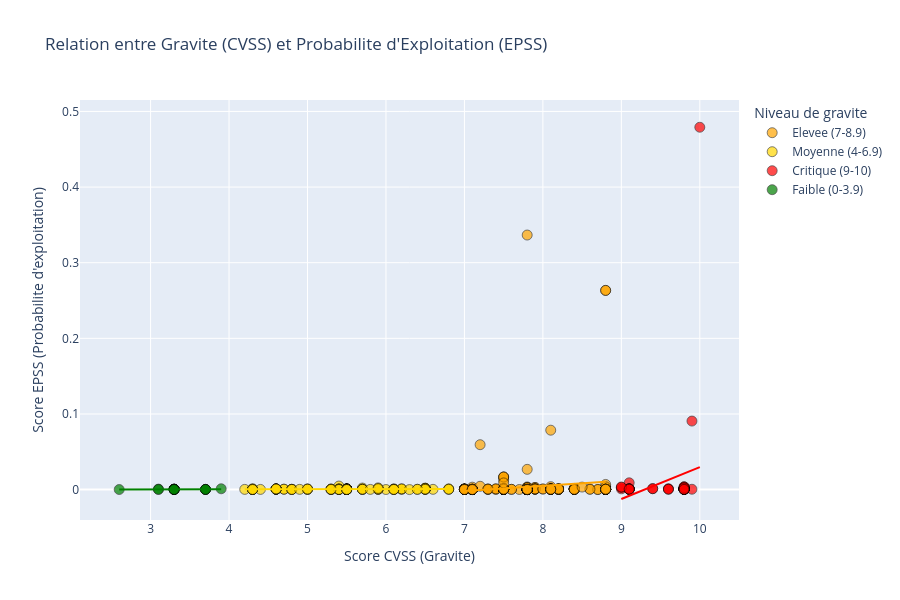

Notebook source saved alongside this figure:
### Code cell
#Scatter plot CVSS vs EPSS (avec Plotly)
import plotly.express as px
import plotly.graph_objects as go
from plotly.subplots import make_subplots

scatter_df = df[df['CVSS Score'].notna() & df['EPSS Score'].notna()].copy()

def get_severity_label(score):
    if score < 4.0:
        return 'Faible (0-3.9)'
    elif score < 7.0:
        return 'Moyenne (4-6.9)'
    elif score < 9.0:
        return 'Elevee (7-8.9)'
    else:
        return 'Critique (9-10)'

scatter_df['Severite'] = scatter_df['CVSS Score'].apply(get_severity_label)

print(f"Nombre de points pour le scatter plot: {len(scatter_df)}")

color_map = {
    'Critique (9-10)': 'red',
    'Elevee (7-8.9)': 'orange',
    'Moyenne (4-6.9)': 'gold',
    'Faible (0-3.9)': 'green'
}


fig = px.scatter(                                                                                   #px = plotly express
    scatter_df,                                                                                     #Données utilisées
    x='CVSS Score',                                                                                 #Score de gravité
    y='EPSS Score',                                                                                 #Probabilité d'exploitation
    color='Severite',
    color_discrete_map=color_map,
    hover_data=['CVE', 'CWE', 'Editeur', 'Type'],                                                   #Ce qu'on voit quand on survole un point
    title='Relation entre Gravite (CVSS) et Probabilite d\'Exploitation (EPSS)',
    labels={                                                                                        #Labels pour les axes
        'CVSS Score': 'Score CVSS (Gravite)',
        'EPSS Score': 'Score EPSS (Probabilite d\'exploitation)',               
        'Severite': 'Niveau de gravite'
    },
    trendline='ols'                                                                                 #Ordinary Least Squares (régression linéaire)
)


fig.update_layout(
    width=900,
    height=600,
    xaxis=dict(showgrid=True),
    yaxis=dict(showgrid=True)
)

fig.update_traces(
    marker=dict(size=10, opacity=0.7, line=dict(width=0.7, color='black'))
)

fig.show()





correlation = scatter_df['CVSS Score'].corr(scatter_df['EPSS Score'])                               #Calcul la corélation
print(f"\nCoefficient de correlation de Pearson entre CVSS et EPSS: {correlation:.4f}")



high_risk = scatter_df[(scatter_df['CVSS Score'] >= 7) & (scatter_df['EPSS Score'] > 0.01)]         #Sélectionne les vulnérabilités à haut risque
print(f"\nVulnerabilites a haut risque (CVSS >= 7 ET EPSS > 0.01): {len(high_risk)}")
if len(high_risk) > 0:
    print("\nCVE a risque prioritaire:")
    for _, row in high_risk.nlargest(5, 'EPSS Score').iterrows():
        print(f"  - {row['CVE']}: CVSS={row['CVSS Score']}, EPSS={row['EPSS Score']:.6f}, Editeur={row['Editeur']}")


print("\n\nAnalyse des résultats")
print(f"""
Coefficient de corrélation de Pearson : 0.1094

Cette corrélation quasi nulle confirme l'absence de lien
linéaire global entre gravité théorique (CVSS) et
probabilité réelle d'exploitation (EPSS). La grande
majorité des points sont écrasés près de EPSS=0, quel
que soit leur niveau de CVSS (catégories Faible, Moyenne,
Élevée, Critique confondues)

Mais, 12 vulnérabilités cumulent un CVSS élevé
(>= 7) ET un EPSS significatif (> 0.01), ce qui en fait
des cibles prioritaires de remédiation, on a :

CVE-2026-10520 : CVSS=10.0, EPSS=0.4791 (Ivanti)
CVE-2026-43500 : CVSS=7.8,  EPSS=0.3366 (Linux)
CVE-2026-43284 : CVSS=8.8,  EPSS=0.2634 (Linux)
CVE-2026-10523 : CVSS=9.9,  EPSS=0.0906 (Ivanti)
... (8 autres CVE dans la même zone)

Ces outliers concentrent l'impact potentiel maximal 
et un risque d'exploitation réel mesurable. Ils 
doivent être traités en priorité, contrairement à la 
masse des CVE critiques mais peu exploitées. On note aussi
que CVE-2026-43284 apparaît en double, probablement lié
à deux bulletins ANSSI différents référençant le même CVE
""")

### Figure 1 — Plotly figure (JSON) as saved in the notebook; plotly's stock layout.template omitted (floating-point values rounded to 4 significant figures; data arrays with more than 128 entries replaced by an {"elided": "..."} marker saying what was removed)
{"data": [{"customdata": {"elided": "353x4 str values"}, "hovertemplate": "Niveau de gravite=Elevee (7-8.9)<br>Score CVSS (Gravite)=%{x}<br>Score EPSS (Probabilite d'exploitation)=%{y}<br>CVE=%{customdata[0]}<br>CWE=%{customdata[1]}<br>Editeur=%{customdata[2]}<br>Type=%{customdata[3]}<extra></extra>", "legendgroup": "Elevee (7-8.9)", "marker": {"color": "orange", "line": {"color": "black", "width": 0.7}, "opacity": 0.7, "size": 10, "symbol": "circle"}, "mode": "markers", "name": "Elevee (7-8.9)", "orientation": "v", "showlegend": true, "type": "scatter", "x": {"elided": "353 float values"}, "xaxis": "x", "y": {"elided": "353 float values"}, "yaxis": "y"}, {"hovertemplate": "<b>OLS trendline</b><br>EPSS Score = 0.00664744 * CVSS Score + -0.048225<br>R<sup>2</sup>=0.012670<br><br>Niveau de gravite=Elevee (7-8.9)<br>Score CVSS (Gravite)=%{x}<br>Score EPSS (Probabilite d'exploitation)=%{y} <b>(trend)</b><extra></extra>", "legendgroup": "Elevee (7-8.9)", "marker": {"color": "orange", "line": {"color": "black", "width": 0.7}, "opacity": 0.7, "size": 10, "symbol": "circle"}, "mode": "lines", "name": "Elevee (7-8.9)", "showlegend": false, "type": "scatter", "x": {"elided": "353 float values"}, "xaxis": "x", "y": {"elided": "353 float values"}, "yaxis": "y"}, {"customdata": {"elided": "108x4 str values"}, "hovertemplate": "Niveau de gravite=Moyenne (4-6.9)<br>Score CVSS (Gravite)=%{x}<br>Score EPSS (Probabilite d'exploitation)=%{y}<br>CVE=%{customdata[0]}<br>CWE=%{customdata[1]}<br>Editeur=%{customdata[2]}<br>Type=%{customdata[3]}<extra></extra>", "legendgroup": "Moyenne (4-6.9)", "marker": {"color": "gold", "line": {"color": "black", "width": 0.7}, "opacity": 0.7, "size": 10, "symbol": "circle"}, "mode": "markers", "name": "Moyenne (4-6.9)", "orientation": "v", "showlegend": true, "type": "scatter", "x": [4.3, 4.2, 6.6, 4.7, 4.3, 6.1, 6.5, 6.1, 6.2, 6, 4.7, 5.5, 5.5, 5.5, 6.2, 6.5, 5.4, 5.5, 5.5, 6.8, 5.7, 5.5, 5.5, 5.5, 5.5, 6.8, 5.5, 5.5, 5.3, 5.5, 5.3, 5.5, 6.5, 5.5, 5.5, 6.5, 6.2, 6.8, 6.5, 5.4, 4.6, 4.3, 5.4, 6.5, 5, 6.5, 4.6, 4.6, 4.6, 5.4, 5.5, 4.6, 6.5, 5.5, 5.4, 4.6, 6.1, 4.6, 5.4, 4.6, 4.6, 4.6, 5.4, 5.4, 6.4, 6.1, 4.4, 5.9, 5.9, 5.9, 4.8, 5.5, 5.5, 5.5, 4.8, 5.5, 5.5, 4.3, 5.7, 5.3, 6.3, 5.5, 5.7, 5.7, 4.3, 5.9, 5.7, 5.4, 5.3, 4.3, 4.3, 6.5, 5.4, 6.4, 4.8, 5, 4.8, 5.3, 5.5, 5.8, 5.5, 6.1, 5.5, 5.5, 5.9, 4.9, 5, 5], "xaxis": "x", "y": [0.00014, 0.0003, 0.00035, 0.00055, 0.00026, 0.00093, 0.00026, 0.00015, 0.00032, 0.00012, 0.00053, 0.00058, 0.0007, 0.00051, 0.00092, 0.00076, 0.00087, 0.0007, 0.00051, 0.00049, 0.00207, 0.0007, 0.00051, 0.00051, 0.0007, 0.00099, 0.0007, 0.0007, 0.00067, 0.00051, 0.00076, 0.00127, 0.00164, 0.00051, 0.00051, 0.00196, 0.00092, 0.00036, 0.00059, 0.0006, 0.00058, 0.00077, 0.0006, 0.00169, 0.00062, 0.00104, 0.0006, 0.00104, 0.0006, 0.0006, 0.00058, 0.00086, 0.00103, 0.0005, 0.00469, 0.00058, 0.00059, 0.00058, 0.00061, 0.0006, 0.00086, 0.00086, 0.00086, 0.0006, 0.00046, 0.00027, 0.00025, 0.00051, 0.00033, 0.00228, 0.00041, 0.00022, 0.00027, 0.00022, 0.00038, 0.00018, 0.00022, 0.00023, 0.00045, 5e-05, 4e-05, 0.00026, 0.00045, 0.00045, 0.00098, 0.00052, 0.00045, 0.0001, 9e-05, 0.00011, 0.00016, 0.00034, 0.00018, 0.00032, 0.0003, 0.00014, 0.00019, 0.00042, 0.0002, 0.00027, 0.00014, 0.0002, 0.00018, 0.00019, 0.0015, 0.00033, 0.00085, 0.00062], "yaxis": "y"}, {"hovertemplate": "<b>OLS trendline</b><br>EPSS Score = 0.000122154 * CVSS Score + -5.90393e-05<br>R<sup>2</sup>=0.020480<br><br>Niveau de gravite=Moyenne (4-6.9)<br>Score CVSS (Gravite)=%{x}<br>Score EPSS (Probabilite d'exploitation)=%{y} <b>(trend)</b><extra></extra>", "legendgroup": "Moyenne (4-6.9)", "marker": {"color": "gold", "line": {"color": "black", "width": 0.7}, "opacity": 0.7, "size": 10, "symbol": "circle"}, "mode": "lines", "name": "Moyenne (4-6.9)", "showlegend": false, "type": "scatter", "x": [4.2, 4.3, 4.3, 4.3, 4.3, 4.3, 4.3, 4.3, 4.4, 4.6, 4.6, 4.6, 4.6, 4.6, 4.6, 4.6, 4.6, 4.6, 4.6, 4.7, 4.7, 4.8, 4.8, 4.8, 4.8, 4.9, 5, 5, 5, 5, 5.3, 5.3, 5.3, 5.3, 5.3, 5.4, 5.4, 5.4, 5.4, 5.4, 5.4, 5.4, 5.4, 5.4, 5.4, 5.5, 5.5, 5.5, 5.5, 5.5, 5.5, 5.5, 5.5, 5.5, 5.5, 5.5, 5.5, 5.5, 5.5, 5.5, 5.5, 5.5, 5.5, 5.5, 5.5, 5.5, 5.5, 5.5, 5.5, 5.5, 5.5, 5.5, 5.7, 5.7, 5.7, 5.7, 5.7, 5.8, 5.9, 5.9, 5.9, 5.9, 5.9, 6, 6.1, 6.1, 6.1, 6.1, 6.1, 6.2, 6.2, 6.2, 6.3, 6.4, 6.4, 6.5, 6.5, 6.5, 6.5, 6.5, 6.5, 6.5, 6.5, 6.5, 6.6, 6.8, 6.8, 6.8], "xaxis": "x", "y": [0.000454, 0.0004662, 0.0004662, 0.0004662, 0.0004662, 0.0004662, 0.0004662, 0.0004662, 0.0004784, 0.0005029, 0.0005029, 0.0005029, 0.0005029, 0.0005029, 0.0005029, 0.0005029, 0.0005029, 0.0005029, 0.0005029, 0.0005151, 0.0005151, 0.0005273, 0.0005273, 0.0005273, 0.0005273, 0.0005395, 0.0005517, 0.0005517, 0.0005517, 0.0005517, 0.0005884, 0.0005884, 0.0005884, 0.0005884, 0.0005884, 0.0006006, 0.0006006, 0.0006006, 0.0006006, 0.0006006, 0.0006006, 0.0006006, 0.0006006, 0.0006006, 0.0006006, 0.0006128, 0.0006128, 0.0006128, 0.0006128, 0.0006128, 0.0006128, 0.0006128, 0.0006128, 0.0006128, 0.0006128, 0.0006128, 0.0006128, 0.0006128, 0.0006128, 0.0006128, 0.0006128, 0.0006128, 0.0006128, 0.0006128, 0.0006128, 0.0006128, 0.0006128, 0.0006128, 0.0006128, 0.0006128, 0.0006128, 0.0006128, 0.0006372, 0.0006372, 0.0006372, 0.0006372, 0.0006372, 0.0006495, 0.0006617, 0.0006617, 0.0006617, 0.0006617, 0.0006617, 0.0006739, 0.0006861, 0.0006861, 0.0006861, 0.0006861, 0.0006861, 0.0006983, 0.0006983, 0.0006983, 0.0007105, 0.0007227, 0.0007227, 0.000735, 0.000735, 0.000735, 0.000735, 0.000735, 0.000735, 0.000735, 0.000735, 0.000735, 0.0007472, 0.0007716, 0.0007716, 0.0007716], "yaxis": "y"}, {"customdata": {"elided": "50x4 str values"}, "hovertemplate": "Niveau de gravite=Critique (9-10)<br>Score CVSS (Gravite)=%{x}<br>Score EPSS (Probabilite d'exploitation)=%{y}<br>CVE=%{customdata[0]}<br>CWE=%{customdata[1]}<br>Editeur=%{customdata[2]}<br>Type=%{customdata[3]}<extra></extra>", "legendgroup": "Critique (9-10)", "marker": {"color": "red", "line": {"color": "black", "width": 0.7}, "opacity": 0.7, "size": 10, "symbol": "circle"}, "mode": "markers", "name": "Critique (9-10)", "orientation": "v", "showlegend": true, "type": "scatter", "x": [9, 9.9, 9.8, 9.1, 9.1, 9.1, 9.8, 9.8, 9.6, 9.8, 9.8, 9.8, 9.8, 9.1, 9.1, 9.8, 9.1, 9.1, 9.8, 9.6, 10, 9.9, 9.6, 9.8, 9.8, 9.8, 9.8, 9.8, 9.8, 9.8, 9.8, 9.4, 9.1, 9.8, 9.8, 9.8, 9.8, 9.8, 9.8, 9.8, 9.8, 9.8, 9.8, 9.1, 9.4, 9, 9, 9.8, 9.1, 9.8], "xaxis": "x", "y": [0.001, 0.00046, 0.00042, 0.00028, 0.00898, 0.0007, 0.00363, 0.00137, 0.00106, 0.00202, 0.0006, 0.00373, 0.0006, 0.00072, 0.00072, 0.0006, 0.0007, 0.0006, 0.00063, 0.00076, 0.4791, 0.09061, 0.00036, 0.00122, 0.00067, 0.00102, 0.00021, 0.0007, 0.00096, 0.00063, 0.00076, 0.00122, 0.00126, 0.00021, 0.00079, 0.00044, 0.00102, 0.00062, 0.00206, 0.00061, 0.0007, 0.00078, 0.00096, 0.0007, 0.00122, 0.00294, 0.00345, 0.0026, 0.00054, 0.00024], "yaxis": "y"}, {"hovertemplate": "<b>OLS trendline</b><br>EPSS Score = 0.0422015 * CVSS Score + -0.392233<br>R<sup>2</sup>=0.039927<br><br>Niveau de gravite=Critique (9-10)<br>Score CVSS (Gravite)=%{x}<br>Score EPSS (Probabilite d'exploitation)=%{y} <b>(trend)</b><extra></extra>", "legendgroup": "Critique (9-10)", "marker": {"color": "red", "line": {"color": "black", "width": 0.7}, "opacity": 0.7, "size": 10, "symbol": "circle"}, "mode": "lines", "name": "Critique (9-10)", "showlegend": false, "type": "scatter", "x": [9, 9, 9, 9.1, 9.1, 9.1, 9.1, 9.1, 9.1, 9.1, 9.1, 9.1, 9.1, 9.4, 9.4, 9.6, 9.6, 9.6, 9.8, 9.8, 9.8, 9.8, 9.8, 9.8, 9.8, 9.8, 9.8, 9.8, 9.8, 9.8, 9.8, 9.8, 9.8, 9.8, 9.8, 9.8, 9.8, 9.8, 9.8, 9.8, 9.8, 9.8, 9.8, 9.8, 9.8, 9.8, 9.8, 9.9, 9.9, 10], "xaxis": "x", "y": [-0.01242, -0.01242, -0.01242, -0.0082, -0.0082, -0.0082, -0.0082, -0.0082, -0.0082, -0.0082, -0.0082, -0.0082, -0.0082, 0.004461, 0.004461, 0.0129, 0.0129, 0.0129, 0.02134, 0.02134, 0.02134, 0.02134, 0.02134, 0.02134, 0.02134, 0.02134, 0.02134, 0.02134, 0.02134, 0.02134, 0.02134, 0.02134, 0.02134, 0.02134, 0.02134, 0.02134, 0.02134, 0.02134, 0.02134, 0.02134, 0.02134, 0.02134, 0.02134, 0.02134, 0.02134, 0.02134, 0.02134, 0.02556, 0.02556, 0.02978], "yaxis": "y"}, {"customdata": [["CVE-2026-44743", "CWE-497", "SAP", "Avis"], ["CVE-2026-45459", "CWE-693", "Microsoft", "Avis"], ["CVE-2026-45466", "CWE-122", "Microsoft", "Avis"], ["CVE-2026-45455", "CWE-125", "Microsoft", "Avis"], ["CVE-2026-45485", "CWE-125", "Microsoft", "Avis"], ["CVE-2026-45642", "CWE-20", "Microsoft", "Avis"], ["CVE-2026-45485", "CWE-125", "Microsoft", "Avis"], ["CVE-2026-41694", "CWE-347", "Spring", "Avis"], ["CVE-2025-12817", "CWE-862", "Splunk", "Avis"], ["CVE-2026-6976", "CWE-639", "GitLab", "Avis"], ["CVE-2026-9694", "CWE-153", "GitLab", "Avis"], ["CVE-2026-3553", "CWE-863", "GitLab", "Avis"], ["CVE-2026-41000", "CWE-294", "Spring", "Avis"], ["CVE-2026-47330", "CWE-457", "Linux", "Avis"], ["CVE-2026-47336", "CWE-457", "Linux", "Avis"], ["CVE-2026-47327", "CWE-476", "Linux", "Avis"], ["CVE-2026-47329", "CWE-1284", "Linux", "Avis"], ["CVE-2026-47337", "CWE-476", "Linux", "Avis"]], "hovertemplate": "Niveau de gravite=Faible (0-3.9)<br>Score CVSS (Gravite)=%{x}<br>Score EPSS (Probabilite d'exploitation)=%{y}<br>CVE=%{customdata[0]}<br>CWE=%{customdata[1]}<br>Editeur=%{customdata[2]}<br>Type=%{customdata[3]}<extra></extra>", "legendgroup": "Faible (0-3.9)", "marker": {"color": "green", "line": {"color": "black", "width": 0.7}, "opacity": 0.7, "size": 10, "symbol": "circle"}, "mode": "markers", "name": "Faible (0-3.9)", "orientation": "v", "showlegend": true, "type": "scatter", "x": [3.7, 3.3, 3.3, 3.3, 3.3, 3.9, 3.3, 3.7, 3.1, 3.7, 2.6, 3.1, 3.7, 3.3, 3.3, 3.3, 3.3, 3.3], "xaxis": "x", "y": [0.00028, 0.00057, 0.00054, 0.00054, 0.00054, 0.00109, 0.00054, 0.00019, 0.00066, 0.00011, 0.0001, 0.00012, 0.00028, 0.00019, 0.00014, 0.0002, 0.00027, 0.00015], "yaxis": "y"}, {"hovertemplate": "<b>OLS trendline</b><br>EPSS Score = 0.000248983 * CVSS Score + -0.000475194<br>R<sup>2</sup>=0.078880<br><br>Niveau de gravite=Faible (0-3.9)<br>Score CVSS (Gravite)=%{x}<br>Score EPSS (Probabilite d'exploitation)=%{y} <b>(trend)</b><extra></extra>", "legendgroup": "Faible (0-3.9)", "marker": {"color": "green", "line": {"color": "black", "width": 0.7}, "opacity": 0.7, "size": 10, "symbol": "circle"}, "mode": "lines", "name": "Faible (0-3.9)", "showlegend": false, "type": "scatter", "x": [2.6, 3.1, 3.1, 3.3, 3.3, 3.3, 3.3, 3.3, 3.3, 3.3, 3.3, 3.3, 3.3, 3.7, 3.7, 3.7, 3.7, 3.9], "xaxis": "x", "y": [0.0001722, 0.0002967, 0.0002967, 0.0003465, 0.0003465, 0.0003465, 0.0003465, 0.0003465, 0.0003465, 0.0003465, 0.0003465, 0.0003465, 0.0003465, 0.000446, 0.000446, 0.000446, 0.000446, 0.0004958], "yaxis": "y"}], "layout": {"height": 600, "legend": {"title": {"text": "Niveau de gravite"}, "tracegroupgap": 0}, "title": {"text": "Relation entre Gravite (CVSS) et Probabilite d'Exploitation (EPSS)"}, "width": 900, "xaxis": {"anchor": "y", "domain": [0, 1], "showgrid": true, "title": {"text": "Score CVSS (Gravite)"}}, "yaxis": {"anchor": "x", "domain": [0, 1], "showgrid": true, "title": {"text": "Score EPSS (Probabilite d'exploitation)"}}}}
